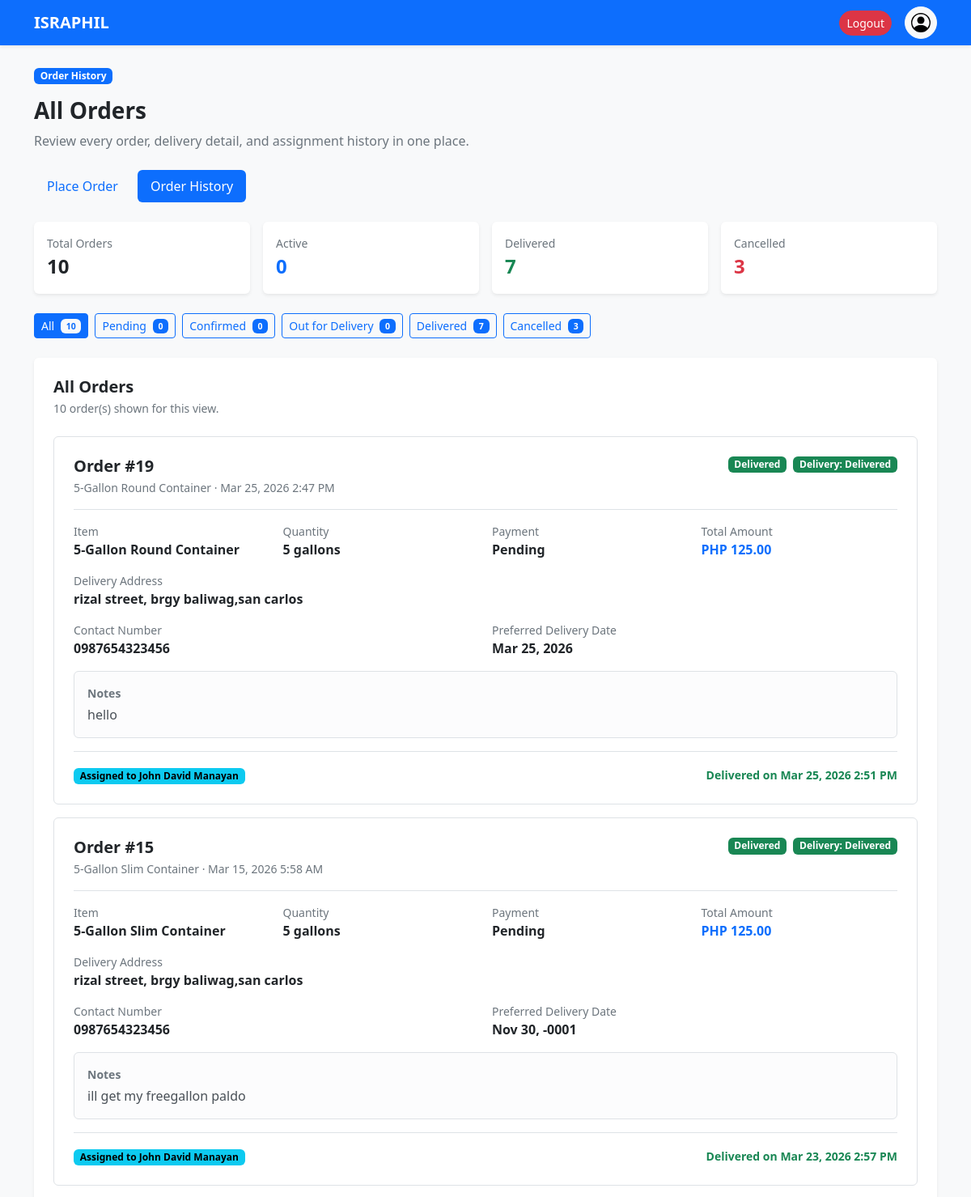
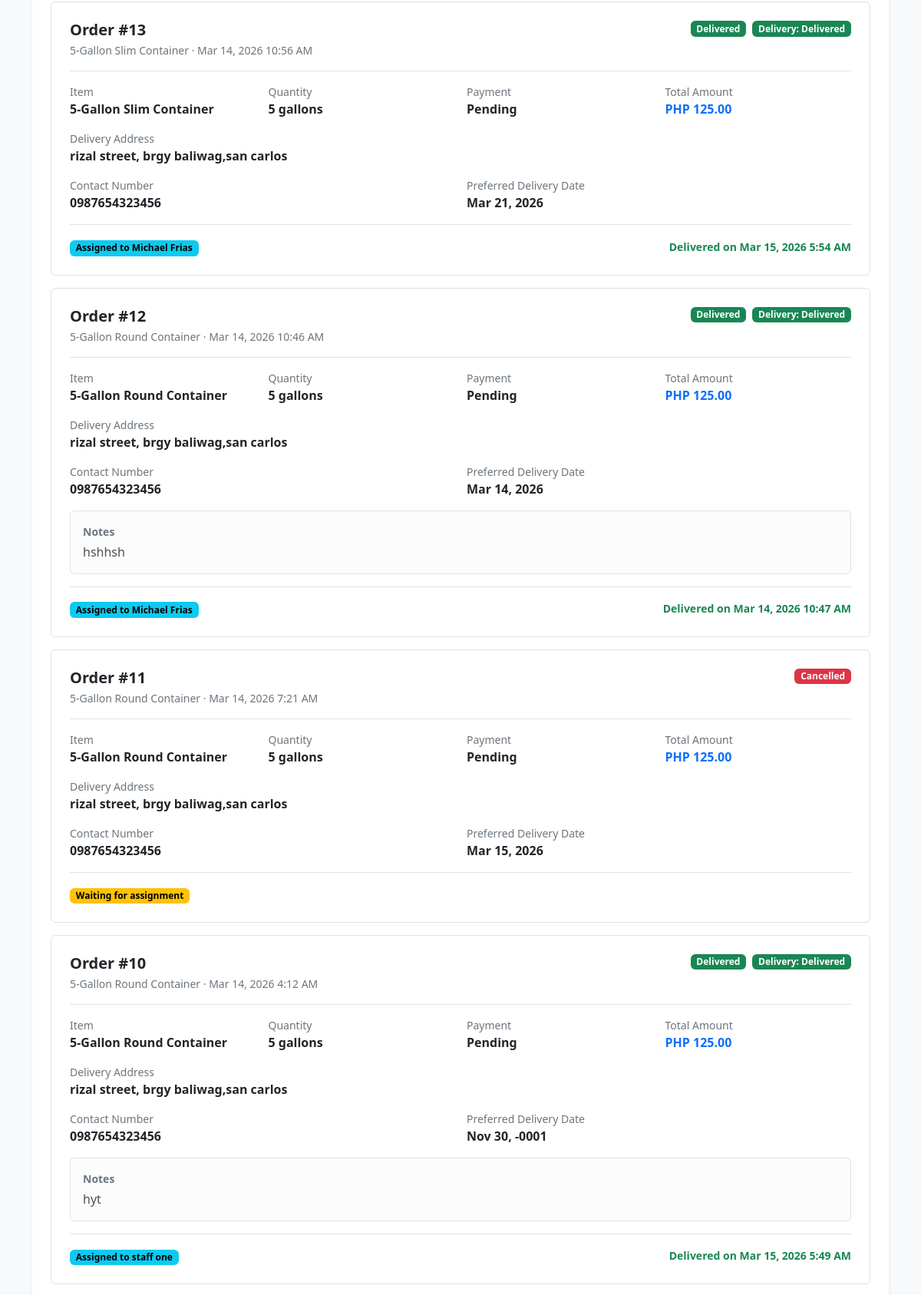
The page /pages/customer/history.php (signed in, upper part) on the database its author committed (2 pictures, top to bottom).
### tables this page shows
CREATE TABLE `orders` (
  `order_id` int(11) NOT NULL,
  `customer_id` int(11) NOT NULL,
  `order_date` timestamp NOT NULL DEFAULT current_timestamp(),
  `delivery_date` date DEFAULT NULL,
  `delivery_address` text NOT NULL,
  `contact_number` varchar(20) DEFAULT NULL,
  `total_amount` decimal(10,2) DEFAULT 0.00,
  `payment_method` enum('cash_on_delivery','online_payment') DEFAULT 'cash_on_delivery',
  `payment_status` enum('pending','paid','failed') DEFAULT 'pending',
  `order_status` enum('pending','confirmed','processing','out_for_delivery','delivered','cancelled','returned') DEFAULT 'pending',
  `notes` text DEFAULT NULL,
  `created_at` timestamp NOT NULL DEFAULT current_timestamp(),
  `updated_at` timestamp NOT NULL DEFAULT current_timestamp() ON UPDATE current_timestamp()
);

CREATE TABLE `inventory` (
  `inventory_id` int(11) NOT NULL,
  `item_name` varchar(50) NOT NULL,
  `item_type` enum('container','accessory','other') DEFAULT 'container',
  `stock_quantity` int(11) DEFAULT 0,
  `unit_price` decimal(10,2) NOT NULL,
  `reorder_level` int(11) DEFAULT 10,
  `status` enum('available','out_of_stock','discontinued') DEFAULT 'available',
  `last_updated` timestamp NOT NULL DEFAULT current_timestamp() ON UPDATE current_timestamp(),
  `updated_by` int(11) DEFAULT NULL
);

CREATE TABLE `deliveries` (
  `delivery_id` int(11) NOT NULL,
  `order_id` int(11) NOT NULL,
  `staff_id` int(11) NOT NULL,
  `assigned_by` int(11) DEFAULT NULL,
  `assignment_type` enum('manual','automatic') DEFAULT 'manual',
  `assigned_at` timestamp NOT NULL DEFAULT current_timestamp(),
  `picked_up_at` timestamp NULL DEFAULT NULL,
  `delivered_at` timestamp NULL DEFAULT NULL,
  `delivery_notes` text DEFAULT NULL,
  `delivery_status` enum('assigned','picked_up','in_transit','delivered','failed','returned') DEFAULT 'assigned',
  `proof_of_delivery` varchar(255) DEFAULT NULL
);

CREATE TABLE `order_items` (
  `item_id` int(11) NOT NULL,
  `order_id` int(11) NOT NULL,
  `inventory_id` int(11) NOT NULL,
  `quantity` int(11) NOT NULL CHECK (`quantity` > 0),
  `unit_price` decimal(10,2) NOT NULL,
  `subtotal` decimal(10,2) GENERATED ALWAYS AS (`quantity` * `unit_price`) STORED
);

CREATE TABLE `users` (
  `user_id` int(11) NOT NULL,
  `username` varchar(50) NOT NULL,
  `password` varchar(255) NOT NULL,
  `email` varchar(100) NOT NULL,
  `phone` varchar(20) DEFAULT NULL,
  `full_name` varchar(100) NOT NULL,
  `address` text DEFAULT NULL,
  `role` enum('admin','staff','customer') DEFAULT 'customer',
  `status` enum('active','inactive','suspended') DEFAULT 'active',
  `created_at` timestamp NOT NULL DEFAULT current_timestamp(),
  `updated_at` timestamp NOT NULL DEFAULT current_timestamp() ON UPDATE current_timestamp(),
  `last_login` timestamp NULL DEFAULT NULL
);

### pages/customer/history.php (the view, shortened to what the rows shown need)
<?php
require_once __DIR__ . '/../../includes/db_connect.php';
require_once __DIR__ . '/../../includes/order_logic.php';
$customer_id = $_SESSION['user_id'];
$status_filter = sanitize_status_filter($_GET['status'] ?? 'all', ['all', 'pending', 'confirmed', 'processing', 'out_for_delivery', 'delivered', 'cancelled']);
$where_clause = '';
$orders_query = "
    SELECT o.*, i.item_name, oi.quantity, oi.unit_price,
           d.delivery_status, d.delivered_at,
           s.full_name as staff_name
    FROM orders o
    JOIN order_items oi ON o.order_id = oi.order_id
    JOIN inventory i ON oi.inventory_id = i.inventory_id
    LEFT JOIN deliveries d ON o.order_id = d.order_id
    LEFT JOIN users s ON d.staff_id = s.user_id
    WHERE o.customer_id = ? $where_clause
    ORDER BY o.order_date DESC
";
$stmt = $conn->prepare($orders_query);
if ($status_filter !== 'all') {
    $stmt->bind_param("is", $customer_id, $status_filter);
} else {
    $stmt->bind_param("i", $customer_id);
}
$stmt->execute();
$orders = $stmt->get_result();
function customer_history_status_badge_class($status) {
    switch ($status) {
        case 'delivered':
            return 'text-bg-success';
        case 'cancelled':
            return 'text-bg-danger';
    }
}
function customer_history_delivery_badge_class($status) {
    switch ($status) {
        case 'delivered':
            return 'text-bg-success';
    }
}
$counts_stmt = $conn->prepare("
    SELECT
        SUM(CASE WHEN order_status = 'pending' THEN 1 ELSE 0 END) as pending,
        SUM(CASE WHEN order_status = 'confirmed' THEN 1 ELSE 0 END) as confirmed,
        SUM(CASE WHEN order_status = 'processing' THEN 1 ELSE 0 END) as processing,
        SUM(CASE WHEN order_status = 'out_for_delivery' THEN 1 ELSE 0 END) as delivering,
        SUM(CASE WHEN order_status = 'delivered' THEN 1 ELSE 0 END) as delivered,
        SUM(CASE WHEN order_status = 'cancelled' THEN 1 ELSE 0 END) as cancelled,
        COUNT(*) as total
    FROM orders WHERE customer_id = ?
");
$counts_stmt->bind_param("i", $customer_id);
$counts_stmt->execute();
$counts = $counts_stmt->get_result()->fetch_assoc();
?>
<!DOCTYPE html>
<html lang="en">
<head>
    <link href="https://cdn.jsdelivr.net/npm/bootstrap@5.3.3/dist/css/bootstrap.min.css" rel="stylesheet">
    <link rel="stylesheet" href="../../style/customer/history.css">
</head>
<body class="bg-light">
    <main class="container py-4">
        <div class="d-flex flex-column flex-md-row justify-content-between align-items-md-start gap-3 mb-4">
            <div>
                <h1 class="h3 fw-bold mb-2"><?php echo $status_filter !== 'all' ? ucfirst(str_replace('_', ' ', $status_filter)) : 'All'; ?> Orders</h1>
            </div>
        </div>
        <section class="card border-0 shadow-sm">
            <div class="card-body p-4">
                <div class="d-flex flex-column flex-md-row justify-content-between align-items-md-center gap-2 mb-4">
                    <div>
                        <h2 class="h5 fw-bold mb-1"><?php echo $status_filter !== 'all' ? ucfirst(str_replace('_', ' ', $status_filter)) : 'All'; ?> Orders</h2>
                    </div>
                </div>
            <?php if ($orders->num_rows > 0): ?>
                <div class="d-grid gap-3">
                <?php while ($order = $orders->fetch_assoc()): ?>
                <article class="card border">
                    <div class="card-body p-3 p-md-4">
                        <div class="d-flex flex-column flex-sm-row justify-content-between align-items-sm-start gap-2 pb-3 mb-3 border-bottom">
                        <div>
                                <h2 class="h5 fw-bold mb-1">Order #<?php echo $order['order_id']; ?></h2>
                                <p class="small text-secondary mb-0"><?php echo htmlspecialchars($order['item_name']); ?> &middot; <?php echo date('M d, Y g:i A', strtotime($order['order_date'])); ?></p>
                        </div>
                            <div class="d-flex flex-wrap gap-2">
                            <span class="badge <?php echo customer_history_status_badge_class($order['order_status']); ?>">
                            <?php echo ucfirst(str_replace('_', ' ', $order['order_status'])); ?>
                        </span>
                                <?php if ($order['delivery_status']): ?>
                                    <span class="badge <?php echo customer_history_delivery_badge_class($order['delivery_status']); ?>">
                                        Delivery: <?php echo ucfirst(str_replace('_', ' ', $order['delivery_status'])); ?>
                                    </span>
                                <?php endif; ?>
                            </div>
                    </div>
                        <div class="row g-3 mb-3">
                            <div class="col-6 col-md-3">
                                <div class="small text-secondary">Item</div>
                                <div class="fw-semibold"><?php echo htmlspecialchars($order['item_name']); ?></div>
                        </div>
                            <div class="col-6 col-md-3">
                                <div class="small text-secondary">Quantity</div>
                                <div class="fw-semibold"><?php echo (int) $order['quantity']; ?> gallons</div>
                        </div>
                            <div class="col-6 col-md-3">
                                <div class="small text-secondary">Payment</div>
                                <div class="fw-semibold"><?php echo ucfirst(str_replace('_', ' ', $order['payment_status'])); ?></div>
                        </div>
                            <div class="col-6 col-md-3">
                                <div class="small text-secondary">Total Amount</div>
                                <div class="fw-bold text-primary">PHP <?php echo number_format($order['total_amount'], 2); ?></div>
                        </div>
                    </div>
                        <div class="row g-3">
                            <div class="col-12">
                                <div class="small text-secondary">Delivery Address</div>
                                <div class="fw-semibold"><?php echo htmlspecialchars($order['delivery_address']); ?></div>
                        </div>
                            <div class="col-md-6">
                                <div class="small text-secondary">Contact Number</div>
                                <div class="fw-semibold"><?php echo htmlspecialchars($order['contact_number']); ?></div>
                        </div>
                        <?php if ($order['delivery_date']): ?>
                            <div class="col-md-6">
                                <div class="small text-secondary">Preferred Delivery Date</div>
                                <div class="fw-semibold"><?php echo date('M d, Y', strtotime($order['delivery_date'])); ?></div>
                        </div>
                        <?php endif; ?>
                    </div>
                    <?php if ($order['notes']): ?>
                        <div class="alert alert-light border mt-3 mb-0">
                            <div class="small text-secondary fw-semibold mb-1">Notes</div>
                            <p class="mb-0"><?php echo htmlspecialchars($order['notes']); ?></p>
                    </div>
                    <?php endif; ?>
                        <div class="d-flex flex-column flex-md-row justify-content-between align-items-md-center gap-2 pt-3 mt-3 border-top">
                        <div>
                            <?php if ($order['staff_name']): ?>
                                    <span class="badge text-bg-info">Assigned to <?php echo htmlspecialchars($order['staff_name']); ?></span>
                            <?php else: ?>
                                    <span class="badge text-bg-warning">Waiting for assignment</span>
                            <?php endif; ?>
                        </div>
                        <?php if ($order['delivered_at']): ?>
                                <div class="small fw-semibold text-success">
                                Delivered on <?php echo date('M d, Y g:i A', strtotime($order['delivered_at'])); ?>
                            </div>
                        <?php endif; ?>
                    </div>
                    </div>
                </article>
                <?php endwhile; ?>
                </div>
            <?php endif; ?>
            </div>
        </section>
    </main>
</body>
</html>

### rows shown on the page
orders: order_id "19", inventory.item_name "5-Gallon Round Container", order_date "Mar 25, 2026 2:47 PM", order_status "Delivered", deliveries.delivery_status "Delivered", order_items.quantity "5", payment_status "Pending", total_amount "125.00", delivery_address "rizal street, brgy baliwag,san carlos", contact_number "0987654323456", delivery_date "Mar 25, 2026", notes "hello", users.full_name "John David Manayan", deliveries.delivered_at "Mar 25, 2026 2:51 PM"
orders: order_id "15", inventory.item_name "5-Gallon Slim Container", order_date "Mar 15, 2026 5:58 AM", order_status "Delivered", deliveries.delivery_status "Delivered", order_items.quantity "5", payment_status "Pending", total_amount "125.00", delivery_address "rizal street, brgy baliwag,san carlos", contact_number "0987654323456", delivery_date "Nov 30, -0001", notes "ill get my freegallon paldo", users.full_name "John David Manayan", deliveries.delivered_at "Mar 23, 2026 2:57 PM"
orders: order_id "13", inventory.item_name "5-Gallon Slim Container", order_date "Mar 14, 2026 10:56 AM", order_status "Delivered", deliveries.delivery_status "Delivered", order_items.quantity "5", payment_status "Pending", total_amount "125.00", delivery_address "rizal street, brgy baliwag,san carlos", contact_number "0987654323456", delivery_date "Mar 21, 2026", users.full_name "Michael Frias", deliveries.delivered_at "Mar 15, 2026 5:54 AM"
orders: order_id "12", inventory.item_name "5-Gallon Round Container", order_date "Mar 14, 2026 10:46 AM", order_status "Delivered", deliveries.delivery_status "Delivered", order_items.quantity "5", payment_status "Pending", total_amount "125.00", delivery_address "rizal street, brgy baliwag,san carlos", contact_number "0987654323456", delivery_date "Mar 14, 2026", notes "hshhsh", users.full_name "Michael Frias", deliveries.delivered_at "Mar 14, 2026 10:47 AM"
order_items: order.order_id "11", inventory.item_name "5-Gallon Round Container", order.order_date "Mar 14, 2026 7:21 AM", order.order_status "Cancelled", quantity "5", order.payment_status "Pending", order.total_amount "125.00", order.delivery_address "rizal street, brgy baliwag,san carlos", order.contact_number "0987654323456", order.delivery_date "Mar 15, 2026", shows "Waiting for assignment"
orders: order_id "10", inventory.item_name "5-Gallon Round Container", order_date "Mar 14, 2026 4:12 AM", order_status "Delivered", deliveries.delivery_status "Delivered", order_items.quantity "5", payment_status "Pending", total_amount "125.00", delivery_address "rizal street, brgy baliwag,san carlos", contact_number "0987654323456", delivery_date "Nov 30, -0001", notes "hyt", users.full_name "staff one", deliveries.delivered_at "Mar 15, 2026 5:49 AM"

### other values the page prints
$total_count "10"
$active_count "0"
$delivered_count "7"
$cancelled_count "3"
$pending_count "0"
$confirmed_count "0"
$delivering_count "0"
$orders->num_rows "10"
